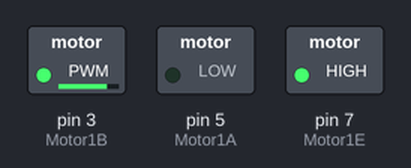
A program run on a simulated Raspberry Pi (header pin numbers). On the bench: switched loads named in the program (green lamp = pin HIGH). What the program prints to the terminal is not drawn. At 10.0 s the program stops and its outputs stay as they are.

Above: at 0.1 s.
At 10.1 s:
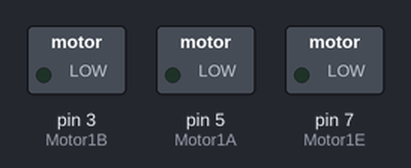
Timing chart, 0 to 11.5 s (numbered marks = the images above):
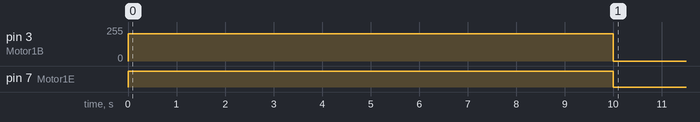

Measured:
- by itself, pin 3 (Motor1B): 0/255 → 204/255 at 0.00 s, → 0/255 10.0 s later
- by itself, pin 7 (Motor1E): LOW → HIGH at 0.00 s, → LOW 10.0 s later

The program:

motordc.py
```python
#!/usr/bin/env python
# -*- coding: utf-8 -*-

import RPi.GPIO as GPIO
import time as t

GPIO.setmode(GPIO.BOARD)
#Pins 18 22 24 GPIO 24 25 8
Motor1E = 7 #  Enable pin 1 of the controller IC
Motor1A = 5 #  Input 1 of the controller IC
Motor1B = 3 #  Input 2 of the controller IC


GPIO.setup(Motor1A,GPIO.OUT)
GPIO.setup(Motor1B,GPIO.OUT)
GPIO.setup(Motor1E,GPIO.OUT)

forward=GPIO.PWM(Motor1A,100) # configuring Enable pin for PWM
reverse=GPIO.PWM(Motor1B,100) # configuring Enable pin for PWM


if __name__ == '__main__' :
    forward.start(0)
    reverse.start(0)

    # this will run your motor in reverse direction for 2 seconds with 80% speed by supplying 80% of the battery voltage
    print "GO backward"
    GPIO.output(Motor1E,GPIO.HIGH)
    forward.ChangeDutyCycle(0)
    reverse.ChangeDutyCycle(80)
    t.sleep(10)
    GPIO.cleanup()
'''
    # this will run your motor in forward direction for 5 seconds with 50% speed.
    print "GO forward"
    GPIO.output(Motor1E,GPIO.HIGH)
    forward.ChangeDutyCycle(100)
    reverse.ChangeDutyCycle(0)
    t.sleep(5)

    #stop motor
    print "Now stop"
    GPIO.output(Motor1E,GPIO.LOW)
    forward.stop() # stop PWM from GPIO output it is necessary
    reverse.stop()
    t.sleep(1)'''
#    GPIO.cleanup()
```
